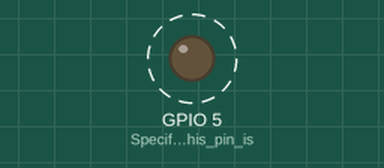
Recording of a sketch running on a simulated ESP32. Parts: output pins drawn as LEDs (lit = HIGH). Dashed ring = blinking. What the sketch prints to the serial monitor is not drawn.

Above: at 0.6 s.
Timing chart, 0 to 3.0 s (numbered marks = the images above):
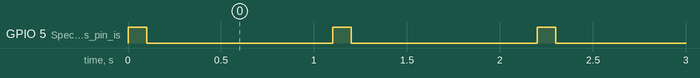

The sketch:

ESP32_GettingStarted.ino
```cpp
/******************************************************************************
    ESP32_GettingStarted.ino

    Example for uploading code to the ESP32. Demoes the use of Serial communication and digitalWrite.

    This code is in the public domain.
*/
void setup() {
  // put your setup code here, to run once:
  Serial.begin(115200);
  Serial.println("Initializing board...");

  pinMode(5, OUTPUT);    // Specify that this pin is connected to an output device (as opposed to an input device like a sensor)
}

void loop() {
  // put your main code here, to run repeatedly:

  digitalWrite(5, HIGH);      // Set pin 5 to high (turns the built-in LED on)
  delay(100);                 // Wait 100 milliseconds
  digitalWrite(5, LOW);       // Set pin 5 to low (turns the built-in LED off)
  delay(1000);                // Wait 1 second (1000 milliseconds)
}
```

Measured:
- by itself, GPIO 5 (Specify_that_this_pin_is): alternates HIGH for 0.10 s and LOW for 1.0 s
